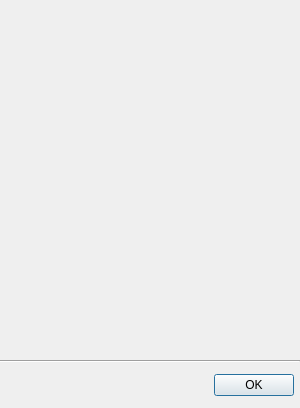
<ui version="4.0" >
 <class>AboutDialog</class>
 <widget class="QDialog" name="AboutDialog" >
  <property name="windowModality" >
   <enum>Qt::NonModal</enum>
  </property>
  <property name="enabled" >
   <bool>true</bool>
  </property>
  <property name="geometry" >
   <rect>
    <x>0</x>
    <y>0</y>
    <width>300</width>
    <height>408</height>
   </rect>
  </property>
  <property name="minimumSize" >
   <size>
    <width>300</width>
    <height>392</height>
   </size>
  </property>
  <property name="maximumSize" >
   <size>
    <width>300</width>
    <height>408</height>
   </size>
  </property>
  <property name="windowTitle" >
   <string>About Last.fm</string>
  </property>
  <property name="autoFillBackground" >
   <bool>true</bool>
  </property>
  <property name="modal" >
   <bool>false</bool>
  </property>
  <layout class="QVBoxLayout" >
   <property name="spacing" >
    <number>0</number>
   </property>
   <property name="leftMargin" >
    <number>0</number>
   </property>
   <property name="topMargin" >
    <number>0</number>
   </property>
   <property name="rightMargin" >
    <number>0</number>
   </property>
   <property name="bottomMargin" >
    <number>0</number>
   </property>
   <item>
    <spacer>
     <property name="orientation" >
      <enum>Qt::Vertical</enum>
     </property>
     <property name="sizeType" >
      <enum>QSizePolicy::Fixed</enum>
     </property>
     <property name="sizeHint" >
      <size>
       <width>20</width>
       <height>200</height>
      </size>
     </property>
    </spacer>
   </item>
   <item>
    <layout class="QHBoxLayout" >
     <property name="spacing" >
      <number>0</number>
     </property>
     <item>
      <spacer>
       <property name="orientation" >
        <enum>Qt::Horizontal</enum>
       </property>
       <property name="sizeType" >
        <enum>QSizePolicy::Fixed</enum>
       </property>
       <property name="sizeHint" >
        <size>
         <width>17</width>
         <height>20</height>
        </size>
       </property>
      </spacer>
     </item>
     <item>
      <widget class="QLabel" name="labelInfo" >
       <property name="sizePolicy" >
        <sizepolicy vsizetype="MinimumExpanding" hsizetype="Expanding" >
         <horstretch>0</horstretch>
         <verstretch>0</verstretch>
        </sizepolicy>
       </property>
       <property name="minimumSize" >
        <size>
         <width>280</width>
         <height>150</height>
        </size>
       </property>
       <property name="maximumSize" >
        <size>
         <width>16777215</width>
         <height>150</height>
        </size>
       </property>
       <property name="palette" >
        <palette>
         <active>
          <colorrole role="WindowText" >
           <brush brushstyle="SolidPattern" >
            <color alpha="255" >
             <red>153</red>
             <green>153</green>
             <blue>153</blue>
            </color>
           </brush>
          </colorrole>
          <colorrole role="Base" >
           <brush brushstyle="SolidPattern" >
            <color alpha="255" >
             <red>255</red>
             <green>255</green>
             <blue>255</blue>
            </color>
           </brush>
          </colorrole>
          <colorrole role="Window" >
           <brush brushstyle="SolidPattern" >
            <color alpha="255" >
             <red>219</red>
             <green>219</green>
             <blue>219</blue>
            </color>
           </brush>
          </colorrole>
         </active>
         <inactive>
          <colorrole role="WindowText" >
           <brush brushstyle="SolidPattern" >
            <color alpha="255" >
             <red>153</red>
             <green>153</green>
             <blue>153</blue>
            </color>
           </brush>
          </colorrole>
          <colorrole role="Base" >
           <brush brushstyle="SolidPattern" >
            <color alpha="255" >
             <red>255</red>
             <green>255</green>
             <blue>255</blue>
            </color>
           </brush>
          </colorrole>
          <colorrole role="Window" >
           <brush brushstyle="SolidPattern" >
            <color alpha="255" >
             <red>219</red>
             <green>219</green>
             <blue>219</blue>
            </color>
           </brush>
          </colorrole>
         </inactive>
         <disabled>
          <colorrole role="WindowText" >
           <brush brushstyle="SolidPattern" >
            <color alpha="255" >
             <red>127</red>
             <green>127</green>
             <blue>127</blue>
            </color>
           </brush>
          </colorrole>
          <colorrole role="Base" >
           <brush brushstyle="SolidPattern" >
            <color alpha="255" >
             <red>219</red>
             <green>219</green>
             <blue>219</blue>
            </color>
           </brush>
          </colorrole>
          <colorrole role="Window" >
           <brush brushstyle="SolidPattern" >
            <color alpha="255" >
             <red>219</red>
             <green>219</green>
             <blue>219</blue>
            </color>
           </brush>
          </colorrole>
         </disabled>
        </palette>
       </property>
       <property name="text" >
        <string/>
       </property>
       <property name="alignment" >
        <set>Qt::AlignBottom|Qt::AlignLeading|Qt::AlignLeft</set>
       </property>
       <property name="margin" >
        <number>9</number>
       </property>
      </widget>
     </item>
    </layout>
   </item>
   <item>
    <widget class="Line" name="line" >
     <property name="orientation" >
      <enum>Qt::Horizontal</enum>
     </property>
    </widget>
   </item>
   <item>
    <layout class="QHBoxLayout" >
     <property name="leftMargin" >
      <number>6</number>
     </property>
     <property name="topMargin" >
      <number>6</number>
     </property>
     <property name="rightMargin" >
      <number>6</number>
     </property>
     <property name="bottomMargin" >
      <number>6</number>
     </property>
     <item>
      <spacer>
       <property name="orientation" >
        <enum>Qt::Horizontal</enum>
       </property>
       <property name="sizeHint" >
        <size>
         <width>40</width>
         <height>0</height>
        </size>
       </property>
      </spacer>
     </item>
     <item>
      <widget class="QPushButton" name="okButton" >
       <property name="text" >
        <string>OK</string>
       </property>
      </widget>
     </item>
    </layout>
   </item>
  </layout>
 </widget>
 <resources/>
 <connections>
  <connection>
   <sender>okButton</sender>
   <signal>clicked()</signal>
   <receiver>AboutDialog</receiver>
   <slot>accept()</slot>
   <hints>
    <hint type="sourcelabel" >
     <x>252</x>
     <y>370</y>
    </hint>
    <hint type="destinationlabel" >
     <x>101</x>
     <y>370</y>
    </hint>
   </hints>
  </connection>
 </connections>
</ui>
